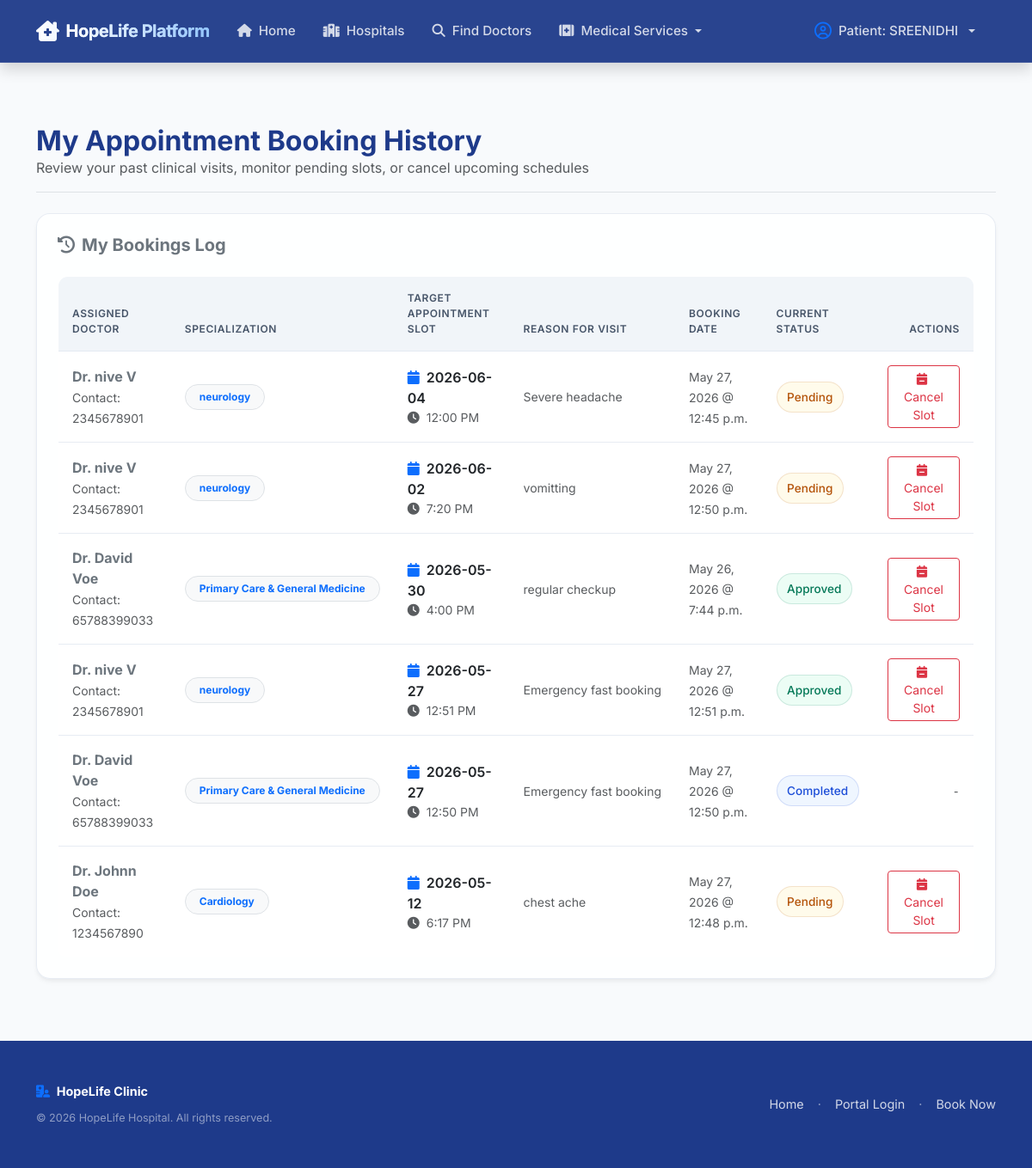
/appointments/history/ (signed in), run on the app's committed database.
### appointments/models.py (models this page shows, shortened)
class User(AbstractUser):
    ROLE_CHOICES = (
        ('admin', 'Admin'),
        ('doctor', 'Doctor'),
        ('patient', 'Patient'),
    )
    role = models.CharField(max_length=10, choices=ROLE_CHOICES, default='patient')

class Appointment(models.Model):
    STATUS_CHOICES = (
        ('Pending', 'Pending'),
        ('Approved', 'Approved'),
        ('Completed', 'Completed'),
        ('Cancelled', 'Cancelled'),
    )
    APPOINTMENT_TYPE_CHOICES = (
        ('General', 'General'),
        ('Emergency', 'Emergency'),
    )
    CONSULTATION_MODE_CHOICES = (
        ('in_person', 'In-person'),
        ('video', 'Video consultation'),
    )
    token_number = models.UUIDField(default=uuid.uuid4, editable=False, unique=True)
    patient = models.ForeignKey(PatientProfile, on_delete=models.CASCADE, related_name='appointments')
    doctor = models.ForeignKey(DoctorProfile, on_delete=models.CASCADE, related_name='appointments')
    hospital = models.ForeignKey(Hospital, on_delete=models.CASCADE, related_name='appointments', null=True, blank=True)
    appointment_type = models.CharField(max_length=20, choices=APPOINTMENT_TYPE_CHOICES, default='General')
    consultation_mode = models.CharField(max_length=20, choices=CONSULTATION_MODE_CHOICES, default='in_person')
    scheduled_datetime = models.DateTimeField(null=True, blank=True)
    reason = models.TextField()
    status = models.CharField(max_length=15, choices=STATUS_CHOICES, default='Pending')
    created_at = models.DateTimeField(auto_now_add=True)
    updated_at = models.DateTimeField(auto_now=True)
    class Meta:
        ordering = ['-scheduled_datetime']

class DoctorProfile(models.Model):
    user = models.OneToOneField(User, on_delete=models.CASCADE, limit_choices_to={'role': 'doctor'}, related_name='doctor_profile')
    hospital = models.ForeignKey(Hospital, on_delete=models.CASCADE, related_name='doctors', null=True, blank=True)
    department = models.ForeignKey(Department, on_delete=models.SET_NULL, null=True, related_name='doctors')
    specialization = models.CharField(max_length=100)
    experience = models.PositiveIntegerField(help_text="Years of experience")
    phone = models.CharField(max_length=15)
    consultation_fees = models.DecimalField(max_digits=8, decimal_places=2, default=50.00)
    profile_image = models.ImageField(upload_to='doctor_profiles/', blank=True, null=True)
    rating = models.DecimalField(max_digits=3, decimal_places=2, default=0.0)

### appointments/views.py (the view)
# urls.py: path('appointments/history/', views.appointment_history, name='appointment_history'),
@patient_required
def appointment_history(request):
    patient_profile = get_patient_profile_for_user(request.user)
    if patient_profile is None:
        messages.error(request, "Patient profile not found.")
        return redirect('dashboard_redirect')
    appointments = Appointment.objects.filter(patient=patient_profile).select_related('doctor__user').order_by('-scheduled_datetime')
    return render(request, 'appointments/appointment_history.html', {'appointments': appointments})

### appointments/templates/appointments/appointment_history.html (shortened to what this page needs)
{% extends 'appointments/base.html' %}
{% block content %}
<div class="container my-4">
    <div class="border-bottom pb-3 mb-4">
        <h2 class="fw-bold mb-0">My Appointment Booking History</h2>
        <p class="text-muted mb-0">Review your past clinical visits, monitor pending slots, or cancel upcoming schedules</p>
    </div>
    <div class="card card-premium p-4">
        <h5 class="fw-bold mb-4 text-secondary"><i class="fa-solid fa-clock-rotate-left me-2"></i>My Bookings Log</h5>
        {% if appointments %}
            <div class="table-responsive">
                <table class="table table-custom align-middle mb-0">
                    <thead>
                        <tr>
                            <th>Assigned Doctor</th>
                            <th>Specialization</th>
                            <th>Target Appointment Slot</th>
                            <th>Reason for Visit</th>
                            <th>Booking Date</th>
                            <th>Current Status</th>
                            <th class="text-end">Actions</th>
                        </tr>
                    </thead>
                    <tbody>
                        {% for appointment in appointments %}
                            <tr>
                                <td>
                                    <div class="fw-bold text-secondary">Dr. {{ appointment.doctor.user.first_name }} {{ appointment.doctor.user.last_name }}</div>
                                    <small class="text-muted">Contact: {{ appointment.doctor.phone }}</small>
                                </td>
                                <td>
                                    <span class="badge bg-light text-primary border px-3 py-2 rounded-pill">{{ appointment.doctor.specialization }}</span>
                                </td>
                                <td>
                                    <div class="fw-semibold"><i class="fa-solid fa-calendar me-1 text-primary"></i> {{ appointment.scheduled_datetime|date:"Y-m-d" }}</div>
                                    <div class="text-muted small"><i class="fa-solid fa-clock me-1 text-muted"></i> {{ appointment.scheduled_datetime|time:"g:i A" }}</div>
                                </td>
                                <td>
                                    <small class="text-muted d-block text-truncate" style="max-width: 200px;" title="{{ appointment.reason }}">
                                        {{ appointment.reason }}
                                    </small>
                                </td>
                                <td>
                                    <small class="text-muted">{{ appointment.created_at|date:"M d, Y @ P" }}</small>
                                </td>
                                <td>
                                    <span class="badge-status badge-{{ appointment.status|lower }}">{{ appointment.status }}</span>
                                </td>
                                <td class="text-end">
                                    {% if appointment.status == 'Pending' or appointment.status == 'Approved' %}
                                        <button
                                            type="button"
                                            class="btn btn-outline-danger btn-sm px-3 js-cancel-appointment"
                                            title="Cancel Appointment"
                                            data-bs-toggle="modal"
                                            data-bs-target="#cancelAppointmentModal"
                                            data-cancel-url="{% url 'cancel_appointment' appointment.id %}"
                                            data-doctor="Dr. {{ appointment.doctor.user.first_name }} {{ appointment.doctor.user.last_name }}"
                                            data-date="{{ appointment.scheduled_datetime|date:'Y-m-d' }}"
                                            data-time="{{ appointment.scheduled_datetime|time:'g:i A' }}"
                                        >
                                            <i class="fa-solid fa-calendar-minus me-1"></i> Cancel Slot
                                        </button>
                                    {% else %}
                                        <span class="text-muted small font-monospace">-</span>
                                    {% endif %}
                                </td>
                            </tr>
                        {% endfor %}
                    </tbody>
                </table>
            </div>
        {% endif %}
    </div>
</div>
{% endblock %}

### appointments/templates/appointments/base.html (shortened to what this page needs)
{% load static %}
<!DOCTYPE html>
<html lang="en">
<head>
    <link href="https://cdn.jsdelivr.net/npm/bootstrap@5.3.0/dist/css/bootstrap.min.css" rel="stylesheet">
    <link href="https://cdnjs.cloudflare.com/ajax/libs/font-awesome/6.4.0/css/all.min.css" rel="stylesheet">
    <link href="{% static 'css/style.css' %}" rel="stylesheet">
</head>
<body>
    <nav class="navbar navbar-expand-lg navbar-dark navbar-custom py-3 shadow">
        <div class="container">
            <a class="navbar-brand d-flex align-items-center gap-2" href="{% url 'home' %}">
                <i class="fa-solid fa-house-chimney-medical fs-4" style="color: #06b6d4;"></i>
                <span class="fw-bold" style="background: linear-gradient(to right, #ffffff, #93c5fd); -webkit-background-clip: text; -webkit-text-fill-color: transparent;">HopeLife Platform</span>
            </a>
            <div class="collapse navbar-collapse" id="navbarNav">
                <ul class="navbar-nav me-auto align-items-center">
                    <li class="nav-item">
                        <a class="nav-link {% if request.resolver_match.url_name == 'home' %}active{% endif %}" href="{% url 'home' %}">
                            <i class="fa-solid fa-house me-1"></i> Home
                        </a>
                    </li>
                    <li class="nav-item">
                        <a class="nav-link {% if request.resolver_match.url_name == 'hospital_list' or request.resolver_match.url_name == 'hospital_detail' %}active{% endif %}" href="{% url 'hospital_list' %}">
                            <i class="fa-solid fa-hospital me-1"></i> Hospitals
                        </a>
                    </li>
                    {% if not request.user.is_authenticated or request.user.role != 'doctor' %}
                    <li class="nav-item">
                        <a class="nav-link {% if request.resolver_match.url_name == 'doctor_discovery' %}active{% endif %}" href="{% url 'doctor_discovery' %}">
                            <i class="fa-solid fa-magnifying-glass me-1"></i> Find Doctors
                        </a>
                    </li>
                    {% endif %}
                    {% if request.user.is_authenticated %}
                        {% if request.user.role == 'admin' or request.user.is_superuser %}
                            <li class="nav-item dropdown">
                                <a class="nav-link dropdown-toggle text-white d-flex align-items-center gap-1" href="#" id="adminDropdown" role="button" data-bs-toggle="dropdown" aria-expanded="false">
                                    <i class="fa-solid fa-user-shield me-1"></i> Admin Portal
                                </a>
                                <ul class="dropdown-menu border-0 shadow-lg mt-2" aria-labelledby="adminDropdown">
                                    <li>
                                        <a class="dropdown-item py-2" href="{% url 'admin_dashboard' %}">
                                            <i class="fa-solid fa-chart-line text-teal me-2"></i> Dashboard
                                        </a>
                                    </li>
                                    <li>
                                        <a class="dropdown-item py-2" href="{% url 'admin_hospital_list' %}">
                                            <i class="fa-solid fa-hospital text-info me-2"></i> Manage Hospitals
                                        </a>
                                    </li>
                                    <li>
                                        <a class="dropdown-item py-2" href="{% url 'admin_add_doctor' %}">
                                            <i class="fa-solid fa-user-plus text-success me-2"></i> Add Doctor
                                        </a>
                                    </li>
                                </ul>
                            </li>
                        {% elif request.user.role == 'patient' %}
                            <li class="nav-item dropdown">
                                <a class="nav-link dropdown-toggle text-white d-flex align-items-center gap-1" href="#" id="patientDropdown" role="button" data-bs-toggle="dropdown" aria-expanded="false">
                                    <i class="fa-solid fa-kit-medical me-1"></i> Medical Services
                                </a>
                            </li>
                        {% endif %}
                    {% endif %}
                </ul>
                <ul class="navbar-nav ms-auto align-items-center">
                    {% if request.user.is_authenticated %}
                        <li class="nav-item dropdown me-2">
                            <a class="nav-link dropdown-toggle text-white d-flex align-items-center gap-2" href="#" id="userDropdown" role="button" data-bs-toggle="dropdown" aria-expanded="false">
                                <i class="fa-regular fa-circle-user text-primary fs-5"></i>
                                <span>
                                    {% if request.user.role == 'doctor' %}
                                        Dr. {{ request.user.first_name }} {{ request.user.last_name }}
                                    {% elif request.user.role == 'admin' or request.user.is_superuser %}
                                        Admin: {{ request.user.username }}
                                    {% else %}
                                        Patient: {{ request.user.first_name }}
                                    {% endif %}
                                </span>
                            </a>
                        </li>
                    {% endif %}
                </ul>
            </div>
        </div>
    </nav>
    <main class="pb-5">
        {% block content %}{% endblock %}
    </main>
    <footer class="py-5 mt-auto">
        <div class="container">
            <div class="row align-items-center">
                <div class="col-md-6 text-center text-md-start mb-3 mb-md-0">
                    <span class="fw-bold text-white"><i class="fa-solid fa-hospital-user text-primary me-1"></i> HopeLife Clinic</span>
                    <p class="mb-0 mt-2 text-white-50"><small>&copy; 2026 HopeLife Hospital. All rights reserved.</small></p>
                </div>
                <div class="col-md-6 text-center text-md-end">
                    <div class="d-flex justify-content-center justify-content-md-end gap-3 text-white-50">
                        <a href="{% url 'home' %}">Home</a>
                        <span>&middot;</span>
                        <a href="{% url 'login' %}">Portal Login</a>
                        <span>&middot;</span>
                        <a href="{% url 'patient_register' %}">Book Now</a>
                    </div>
                </div>
            </div>
        </div>
    </footer>
</body>
</html>

### data on the page
User: user.first_name "SREENIDHI"
Appointment: doctor.user.first_name "nive", doctor.user.last_name "V", doctor.phone "2345678901", doctor.specialization "neurology", scheduled_datetime "2026-06-04", scheduled_datetime "12:00 PM", reason "Severe headache", created_at "May 27, 2026 @ 12:45 p.m.", status "Pending"
Appointment: doctor.user.first_name "nive", doctor.user.last_name "V", doctor.phone "2345678901", doctor.specialization "neurology", scheduled_datetime "2026-06-02", scheduled_datetime "7:20 PM", reason "vomitting", created_at "May 27, 2026 @ 12:50 p.m.", status "Pending"
Appointment: doctor.user.first_name "David", doctor.user.last_name "Voe", doctor.phone "65788399033", doctor.specialization "Primary Care & General Medicine", scheduled_datetime "2026-05-30", scheduled_datetime "4:00 PM", reason "regular checkup", created_at "May 26, 2026 @ 7:44 p.m.", status "Approved"
Appointment: doctor.user.first_name "nive", doctor.user.last_name "V", doctor.phone "2345678901", doctor.specialization "neurology", scheduled_datetime "2026-05-27", scheduled_datetime "12:51 PM", reason "Emergency fast booking", created_at "May 27, 2026 @ 12:51 p.m.", status "Approved"
Appointment: doctor.user.first_name "David", doctor.user.last_name "Voe", doctor.phone "65788399033", doctor.specialization "Primary Care & General Medicine", scheduled_datetime "2026-05-27", scheduled_datetime "12:50 PM", reason "Emergency fast booking", created_at "May 27, 2026 @ 12:50 p.m.", status "Completed"
Appointment: doctor.user.first_name "Johnn", doctor.user.last_name "Doe", doctor.phone "1234567890", doctor.specialization "Cardiology", scheduled_datetime "2026-05-12", scheduled_datetime "6:17 PM", reason "chest ache", created_at "May 27, 2026 @ 12:48 p.m.", status "Pending"
